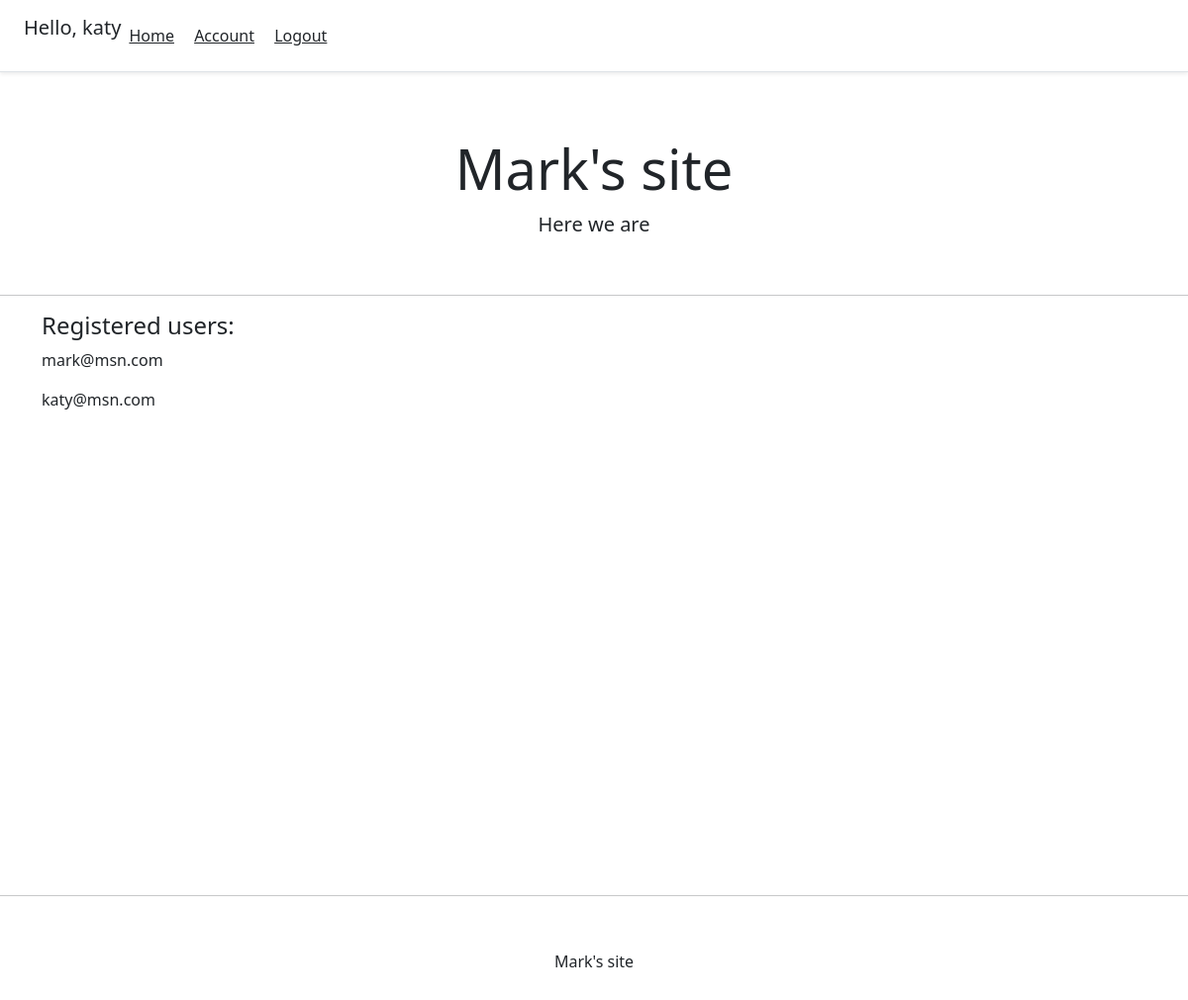
The page / (signed in) on the database its author committed.
### lesson_ob/models.py (models this page shows, shortened)
class Account(AbstractBaseUser):
	email 					= models.EmailField(verbose_name="email", max_length=60, unique=True)
	username 				= models.CharField(max_length=30, unique=True)
	forename 				= models.CharField(max_length=60, unique=False)
	surname 				= models.CharField(max_length=60, unique=False)
	date_joined				= models.DateTimeField(verbose_name='date joined', auto_now_add=True)
	last_login				= models.DateTimeField(verbose_name='last login', auto_now=True)
	is_admin				= models.BooleanField(default=False)
	is_active				= models.BooleanField(default=True)
	is_staff				= models.BooleanField(default=False)
	is_superuser			= models.BooleanField(default=False)
	USERNAME_FIELD = 'email'
	REQUIRED_FIELDS = ['username']
	objects = MyAccountManager()
	def __str__(self):
		return self.email

### lesson_ob/views.py (the view)
# urls.py: path('', views.index, name='index'),
def index(request):
    context = {}
    accounts = Account.objects.all()
    context['accounts'] = accounts
    return render(request,"index.html", context)

### lesson_ob/templates/index.html
{% extends 'base.html' %}
{% block content %}
<div class="pricing-header px-3 py-3 pt-md-5 pb-md-4 mx-auto text-center">
  <h1 class="display-4">Mark's site</h1>
  <p class="lead">Here we are</p>
</div>
<hr>
<div class="container">
	<div class="d-flex flex-column">
		<h4>Registered users:</h1>
		{% for user in accounts %}
			<p>{{user}}</p>
		{% endfor %}
	</div>
</div>
{% endblock content %}

### lesson_ob/templates/snippets/header.html (shortened to what this page needs)
    <div class="d-flex flex-column flex-md-row align-items-center p-3 px-md-4 mb-3 bg-white border-bottom shadow-sm">
      <h5 class="my-0 mr-md-auto font-weight-normal">
      	{% if request.user.is_authenticated %}
      		<p>Hello, {{request.user.username}}</p>
      	{% endif %}
      </h5>
      <nav class="my-2 my-md-0 mr-md-3">
      	{% if request.user.is_authenticated %}
    	  	<a class="p-2 text-dark" href="{% url 'index' %}">Home</a>
    	    <a class="p-2 text-dark" href="{% url 'account' %}">Account</a>
    	    <a class="p-2 text-dark" href="{% url 'logout' %}">Logout</a>
    	{% else %}
    		<a class="p-2 text-dark" href="{% url 'index' %}">Home</a>
    	    <a class="p-2 text-dark" href="{% url 'login' %}">Login</a>
    	    <a class="btn btn-outline-primary" href="{% url 'register' %}">Register</a>
    	{% endif %}
      </nav>
    </div>

### lesson_ob/templates/snippets/header.html (style rules this page uses)
@media (min-width: 768px) { html { font-size: 16px; } }
.pricing-header { max-width: 700px; }

### rows shown on the page
Account: user.username "katy", email "katy@msn.com"
Account: email "mark@msn.com"
